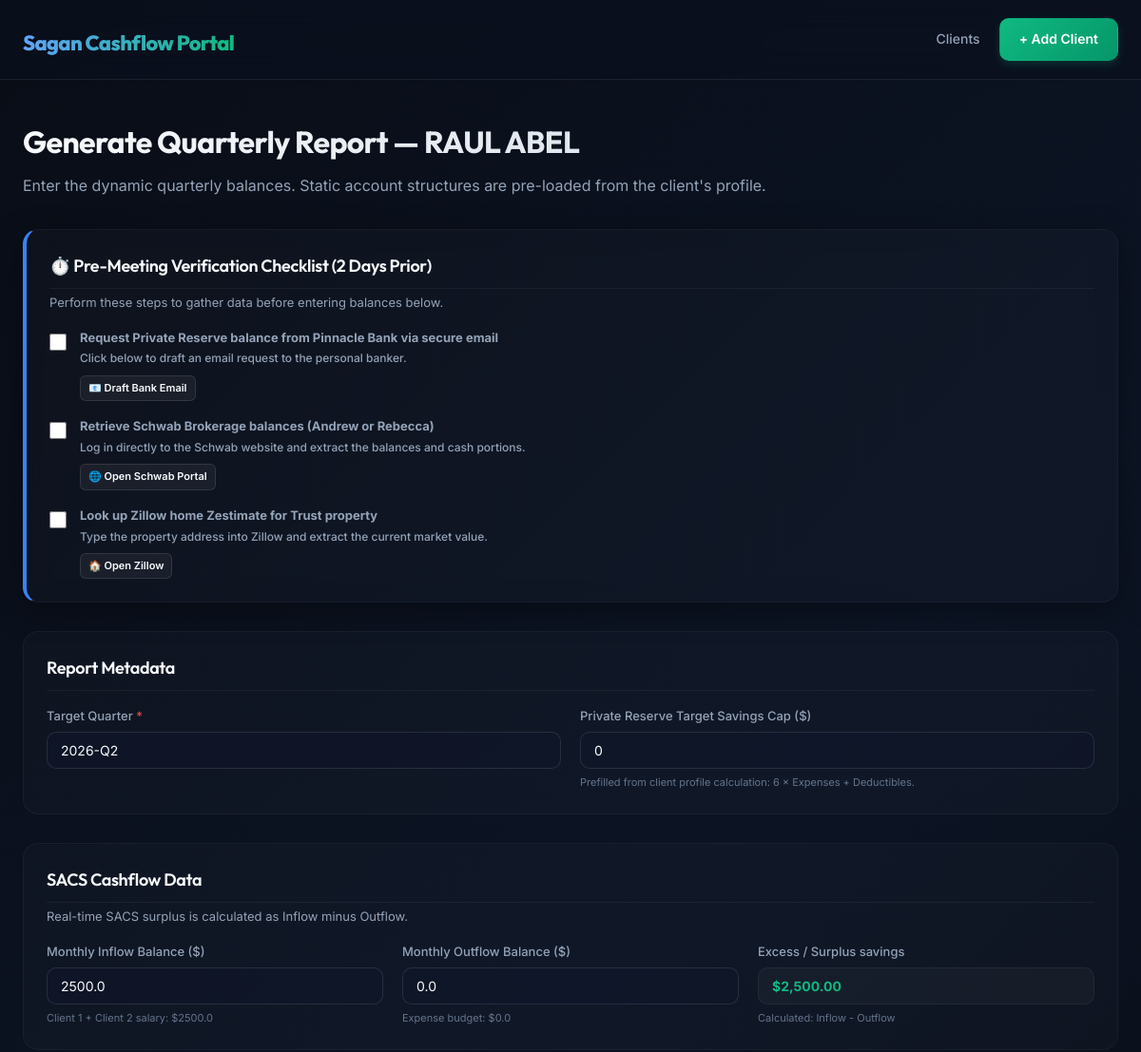
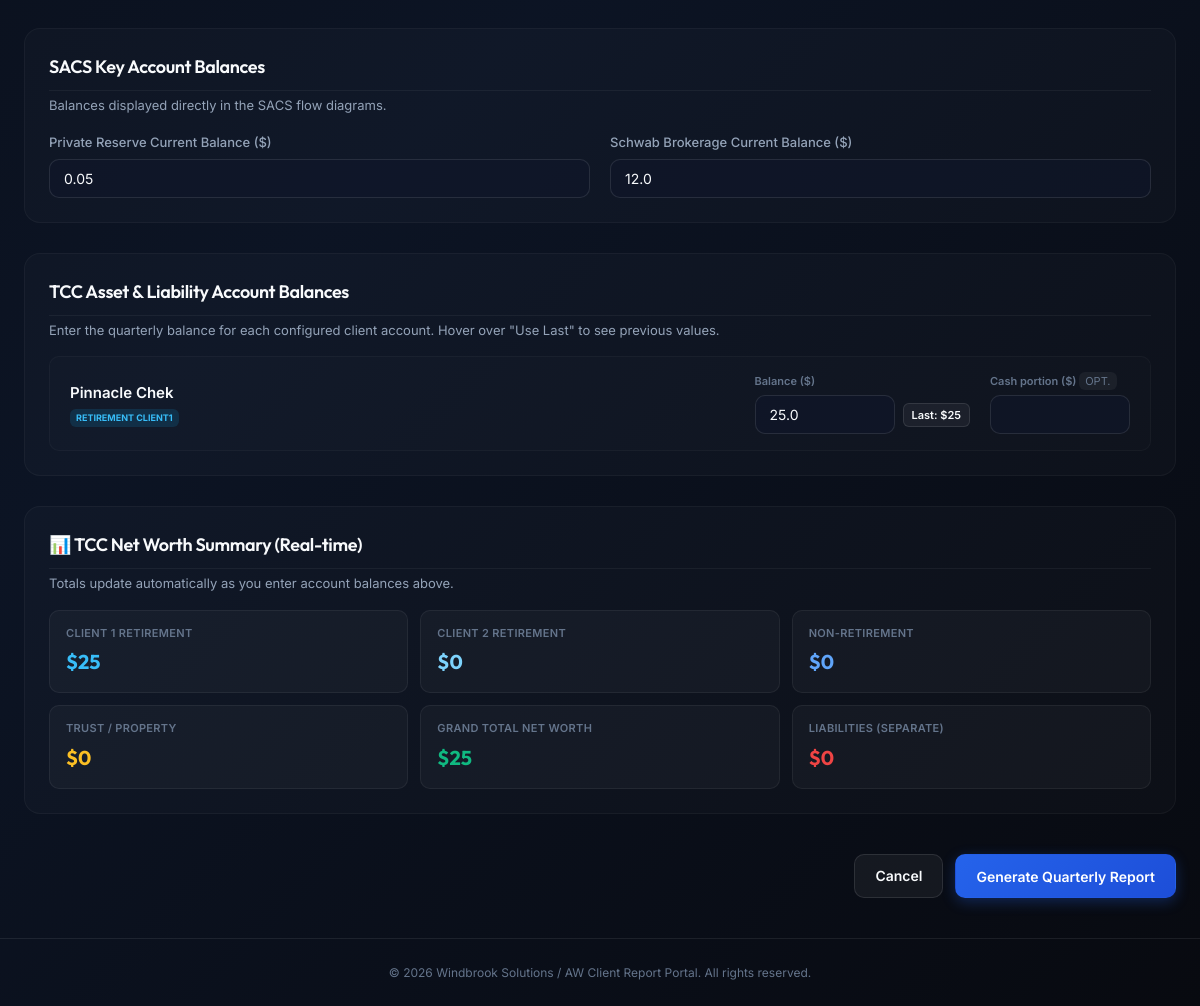
The app's page /client/2/report/new with its own data (2 pictures, top to bottom).
### backend/models.py (models this page shows, shortened)
class Client(db.Model):
    id = db.Column(db.Integer, primary_key=True)
    name = db.Column(db.String(200), nullable=False)
    spouse_name = db.Column(db.String(200))
    dob = db.Column(db.Date, nullable=False)
    spouse_dob = db.Column(db.Date)
    last_four_ssn = db.Column(db.String(4), nullable=False)
    spouse_last_four_ssn = db.Column(db.String(4))
    monthly_salary = db.Column(db.Float, default=0)
    spouse_monthly_salary = db.Column(db.Float, default=0)
    agreed_expense_budget = db.Column(db.Float, default=0)
    private_reserve_target = db.Column(db.Float, default=0)
    created_at = db.Column(db.DateTime, default=datetime.utcnow)
    deductibles = db.relationship('InsuranceDeductible', backref='client', lazy=True, cascade='all, delete-orphan')
    accounts = db.relationship('Account', backref='client', lazy=True, cascade='all, delete-orphan')
    reports = db.relationship('Report', backref='client', lazy=True, cascade='all, delete-orphan')
    @property
    def total_inflow(self):
        return (self.monthly_salary or 0) + (self.spouse_monthly_salary or 0)
    @property
    def calculated_private_reserve_target(self):
        total_deductibles = sum(d.amount for d in self.deductibles)
        return (6 * (self.agreed_expense_budget or 0)) + total_deductibles

class Report(db.Model):
    id = db.Column(db.Integer, primary_key=True)
    client_id = db.Column(db.Integer, db.ForeignKey('client.id'), nullable=False)
    quarter = db.Column(db.String(10), nullable=False) # e.g. "2026-Q2"
    created_at = db.Column(db.DateTime, default=datetime.utcnow)
    inflow_balance = db.Column(db.Float, default=0)
    outflow_balance = db.Column(db.Float, default=0)
    private_reserve_balance = db.Column(db.Float, default=0)
    schwab_brokerage_balance = db.Column(db.Float, default=0)
    target_amount = db.Column(db.Float, default=0)
    balances = db.relationship('AccountBalance', backref='report', lazy=True, cascade='all, delete-orphan')

class Account(db.Model):
    id = db.Column(db.Integer, primary_key=True)
    client_id = db.Column(db.Integer, db.ForeignKey('client.id'), nullable=False)
    account_type = db.Column(db.String(50), nullable=False)
    owner = db.Column(db.String(50), nullable=False) # 'client1', 'client2', 'joint', 'trust'
    name = db.Column(db.String(200), nullable=False)
    last_four = db.Column(db.String(4))
    interest_rate = db.Column(db.Float) # mainly for liabilities
    is_liability = db.Column(db.Boolean, default=False)
    property_address = db.Column(db.String(300)) # for trust accounts

class AccountBalance(db.Model):
    id = db.Column(db.Integer, primary_key=True)
    report_id = db.Column(db.Integer, db.ForeignKey('report.id'), nullable=False)
    account_id = db.Column(db.Integer, db.ForeignKey('account.id'), nullable=False)
    balance = db.Column(db.Float, default=0)
    cash_balance = db.Column(db.Float) # for investment/brokerage accounts, to show cash portion
    account = db.relationship('Account', backref=db.backref('balances', lazy=True, cascade='all, delete-orphan'))

### backend/app.py (the view, shortened to what this page needs)
@app.route('/client/<int:id>/report/new', methods=['GET', 'POST'])
def report_new(id):
    client = db.session.get(Client, id)
    if not client:
        flash('Client not found.', 'error')
        return redirect(url_for('index'))
    last_report = Report.query.filter_by(client_id=client.id).order_by(Report.created_at.desc()).first()
    default_target = client.calculated_private_reserve_target
    now = datetime.utcnow()
    q_str = f"{now.year}-Q{(now.month - 1) // 3 + 1}"
    prev_balances = {}
    if last_report:
        for bal in last_report.balances:
            prev_balances[bal.account_id] = {
                'balance': bal.balance,
                'cash_balance': bal.cash_balance
            }
    return render_template(
        'generate_report.html',
        client=client,
        default_target=default_target,
        quarter_str=q_str,
        prev_balances=prev_balances,
        last_report=last_report
    )

### backend/templates/generate_report.html (shortened to what this page needs)
{% extends 'base.html' %}
{% block content %}
<div class="page-header">
    <h2>Generate Quarterly Report — {{ client.name }}</h2>
    <p class="subtitle">Enter the dynamic quarterly balances. Static account structures are pre-loaded from the client's profile.</p>
</div>
<div class="glass-card checklist-card form-section">
    <h3 class="section-title">⏱️ Pre-Meeting Verification Checklist (2 Days Prior)</h3>
    <p class="section-subtitle">Perform these steps to gather data before entering balances below.</p>
    <div class="checklist-items">
        <div class="checklist-item">
            <input type="checkbox" id="chk-bank-email" class="checklist-checkbox">
            <label for="chk-bank-email" class="checklist-label">
                <strong>Request Private Reserve balance from Pinnacle Bank via secure email</strong>
                <span class="checklist-description">Click below to draft an email request to the personal banker.</span>
                <a href="mailto:banker@pinnaclebank.com?subject=Balance%20Request%20for%20{{ client.name }}%20-%20Meeting%20Prep&body=Hi,%20could%20you%20please%20provide%20the%20current%20balances%20for%20the%20accounts%20held%20by%20{{ client.name }}%20as%20of%20today?%20Thank%20you!" class="btn btn-secondary btn-xs mailto-btn">📧 Draft Bank Email</a>
            </label>
        </div>
        <div class="checklist-item">
            <input type="checkbox" id="chk-schwab-web" class="checklist-checkbox">
            <label for="chk-schwab-web" class="checklist-label">
                <strong>Retrieve Schwab Brokerage balances (Andrew or Rebecca)</strong>
                <span class="checklist-description">Log in directly to the Schwab website and extract the balances and cash portions.</span>
                <a href="https://client.schwab.com" target="_blank" class="btn btn-secondary btn-xs portal-btn">🌐 Open Schwab Portal</a>
            </label>
        </div>
        <div class="checklist-item">
            <input type="checkbox" id="chk-zillow" class="checklist-checkbox">
            <label for="chk-zillow" class="checklist-label">
                <strong>Look up Zillow home Zestimate for Trust property</strong>
                <span class="checklist-description">Type the property address into Zillow and extract the current market value.</span>
                <a href="https://www.zillow.com" target="_blank" class="btn btn-secondary btn-xs portal-btn">🏠 Open Zillow</a>
            </label>
        </div>
    </div>
</div>
<form method="POST" class="glass-form report-generation-form">
    <div class="form-section span-2">
        <h3 class="section-title">Report Metadata</h3>
        <div class="inputs-row grid-2">
            <div class="input-group">
                <label for="quarter">Target Quarter <span class="required-star">*</span></label>
                <input type="text" id="quarter" name="quarter" value="{{ quarter_str }}" required placeholder="e.g. 2026-Q2">
            </div>
            <div class="input-group">
                <label for="target_amount">Private Reserve Target Savings Cap ($)</label>
                <input type="number" id="target_amount" name="target_amount" step="0.01" value="{{ default_target }}">
                <small class="help-text">Prefilled from client profile calculation: 6 &times; Expenses + Deductibles.</small>
            </div>
        </div>
    </div>
    <div class="form-section span-2">
        <h3 class="section-title">SACS Cashflow Data</h3>
        <p class="section-subtitle">Real-time SACS surplus is calculated as Inflow minus Outflow.</p>
        <div class="inputs-row grid-3">
            <div class="input-group">
                <label for="inflow_balance">Monthly Inflow Balance ($)</label>
                <input type="number" id="inflow_balance" name="inflow_balance" step="0.01" value="{{ client.total_inflow }}" data-calc="inflow">
                <small class="help-text">Client 1 + Client 2 salary: ${{ client.total_inflow }}</small>
            </div>
            <div class="input-group">
                <label for="outflow_balance">Monthly Outflow Balance ($)</label>
                <input type="number" id="outflow_balance" name="outflow_balance" step="0.01" value="{{ client.agreed_expense_budget }}" data-calc="outflow">
                <small class="help-text">Expense budget: ${{ client.agreed_expense_budget }}</small>
            </div>
            <div class="input-group calc-result">
                <label for="sacs-excess">Excess / Surplus savings</label>
                <input type="text" id="sacs-excess" readonly class="input-readonly-calc">
                <small class="help-text">Calculated: Inflow - Outflow</small>
            </div>
        </div>
    </div>
    <div class="form-section span-2">
        <h3 class="section-title">SACS Key Account Balances</h3>
        <p class="section-subtitle">Balances displayed directly in the SACS flow diagrams.</p>
        <div class="inputs-row grid-2">
            <div class="input-group">
                <label for="private_reserve_balance">Private Reserve Current Balance ($)</label>
                <input type="number" id="private_reserve_balance" name="private_reserve_balance" step="0.01" min="0" required placeholder="From bank email"
                       value="{{ last_report.private_reserve_balance if last_report and last_report.private_reserve_balance else '' }}">
            </div>
            <div class="input-group">
                <label for="schwab_brokerage_balance">Schwab Brokerage Current Balance ($)</label>
                <input type="number" id="schwab_brokerage_balance" name="schwab_brokerage_balance" step="0.01" min="0" required placeholder="From Schwab portal"
                       value="{{ last_report.schwab_brokerage_balance if last_report and last_report.schwab_brokerage_balance else '' }}">
            </div>
        </div>
    </div>
    <div class="form-section span-2">
        <h3 class="section-title">TCC Asset & Liability Account Balances</h3>
        <p class="section-subtitle">Enter the quarterly balance for each configured client account. Hover over "Use Last" to see previous values.</p>
        {% if client.accounts %}
            <div class="accounts-entry-grid">
                {% for acc in client.accounts %}
                {% set prev = prev_balances.get(acc.id) %}
                <div class="account-entry-row glass-panel">
                    <div class="acc-meta">
                        <span class="acc-name">{{ acc.name }}</span>
                        <span class="acc-badge {{ acc.account_type }}">{{ acc.account_type | replace('_', ' ') | title }}</span>
                    </div>
                    <div class="acc-inputs">
                        <div class="input-subgroup">
                            <label>Balance ($)</label>
                            <div class="input-with-button">
                                <input type="number" name="account_balance_{{ acc.id }}" step="0.01" min="0" required class="balance-input" id="bal-input-{{ acc.id }}"
                                       value="{{ prev.balance if prev else '' }}"
                                       data-acc-type="{{ acc.account_type }}"
                                       data-is-liability="{{ 'true' if acc.is_liability else 'false' }}">
                                {% if prev %}
                                    <button type="button" class="btn btn-secondary btn-xs btn-use-last" data-target="bal-input-{{ acc.id }}" data-value="{{ prev.balance }}">Last: ${{ prev.balance | round(0) | int }}</button>
                                {% endif %}
                            </div>
                        </div>
                        {% if acc.account_type in ['non_retirement', 'retirement_client1', 'retirement_client2'] %}
                        <div class="input-subgroup">
                            <label>Cash portion ($) <span class="tag-optional">Opt.</span></label>
                            <div class="input-with-button">
                                <input type="number" name="account_cash_{{ acc.id }}" step="0.01" min="0" class="cash-input" id="cash-input-{{ acc.id }}"
                                       value="{{ prev.cash_balance if prev and prev.cash_balance is not none else '' }}">
                            </div>
                        </div>
                        {% endif %}
                    </div>
                </div>
                {% endfor %}
            </div>
        {% else %}
            <p class="empty-state">No accounts configured. Go back to <a href="{{ url_for('client_edit', id=client.id) }}">Profile Settings</a> to add accounts.</p>
        {% endif %}
    </div>
    <div class="form-section span-2">
        <h3 class="section-title">📊 TCC Net Worth Summary (Real-time)</h3>
        <p class="section-subtitle">Totals update automatically as you enter account balances above.</p>
        <div class="tcc-totals-grid" id="tcc-totals-grid">
            <div class="tcc-total-box total-ret1">
                <span class="total-label">Client 1 Retirement</span>
                <span class="total-value" id="total-ret1">$0</span>
            </div>
            <div class="tcc-total-box total-ret2">
                <span class="total-label">Client 2 Retirement</span>
                <span class="total-value" id="total-ret2">$0</span>
            </div>
            <div class="tcc-total-box total-nonret">
                <span class="total-label">Non-Retirement</span>
                <span class="total-value" id="total-nonret">$0</span>
            </div>
            <div class="tcc-total-box total-trust">
                <span class="total-label">Trust / Property</span>
                <span class="total-value" id="total-trust">$0</span>
            </div>
            <div class="tcc-total-box total-grand">
                <span class="total-label">Grand Total Net Worth</span>
                <span class="total-value" id="total-grand">$0</span>
            </div>
            <div class="tcc-total-box total-liab">
                <span class="total-label">Liabilities (Separate)</span>
                <span class="total-value" id="total-liab">$0</span>
            </div>
        </div>
    </div>
    <div class="form-actions-bar span-2">
        <a href="{{ url_for('index') }}" class="btn btn-secondary">Cancel</a>
        <button type="submit" class="btn btn-primary">Generate Quarterly Report</button>
    </div>
</form>
{% endblock %}

### records on screen
Client: name "RAUL ABEL", inflow_balance "2500.0", total_inflow "2500.0", outflow_balance "0.0", agreed_expense_budget "0.0"
Report: private_reserve_balance "0.05", schwab_brokerage_balance "12.0"
Account: name "Pinnacle Chek", account_type "RETIREMENT CLIENT1"
AccountBalance: balance "25.0", balance "25"
